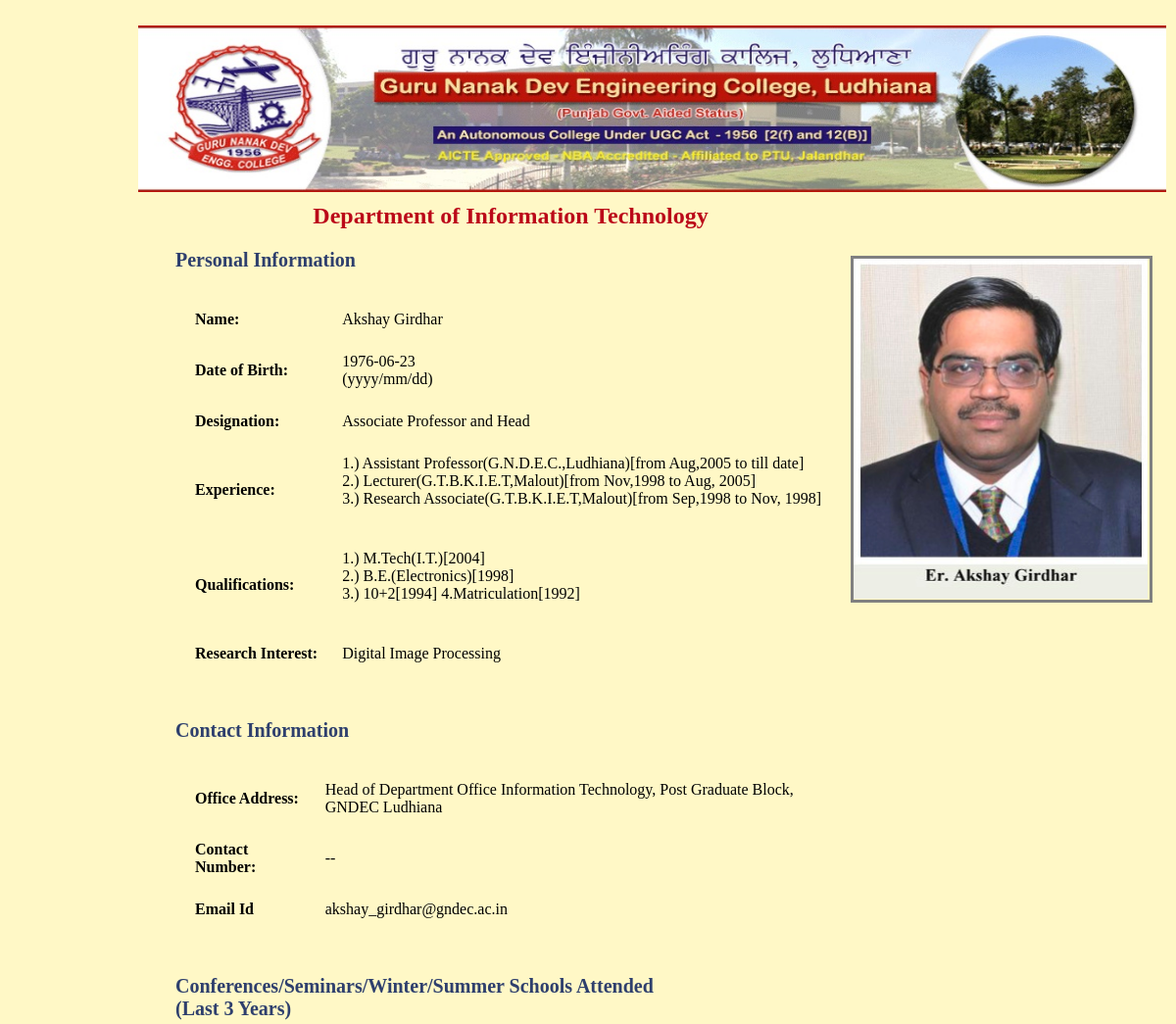
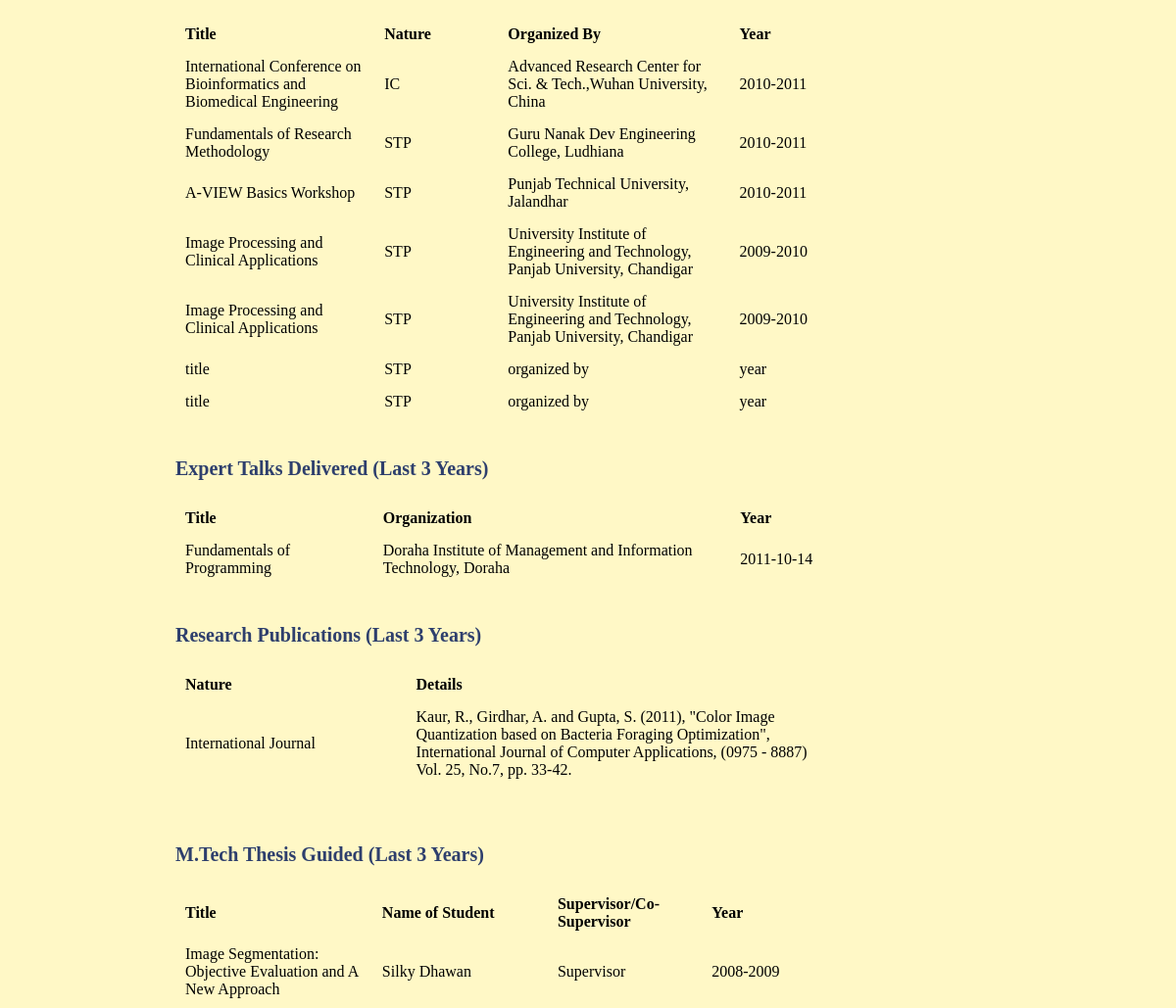
The page /AkshayGirdhar.php on the database its author committed (2 pictures, top to bottom).
### tables this page shows
CREATE TABLE `profile` (
  `id` int(4) NOT NULL auto_increment,
  `username` varchar(80) NOT NULL,
  `password` varchar(10) NOT NULL,
  `name` varchar(50) NOT NULL,
  `dob` date NOT NULL,
  `designation` varchar(50) NOT NULL,
  `experience` varchar(500) NOT NULL,
  `qualification` varchar(500) NOT NULL,
  `research_interest` varchar(500) NOT NULL,
  `office_address` varchar(500) NOT NULL,
  `contact_no` varchar(50) NOT NULL,
  `e_id` varchar(50) NOT NULL,
  `conference` varchar(9999) NOT NULL,
  `expert_talk` varchar(9999) NOT NULL,
  `publication` varchar(9999) NOT NULL,
  `thesis_guided` varchar(9999) NOT NULL,
  PRIMARY KEY  (`id`),
  UNIQUE KEY `username` (`username`),
  UNIQUE KEY `username_2` (`username`),
  KEY `id` (`id`)
);

CREATE TABLE `conference` (
  `username` varchar(80) NOT NULL,
  `title` varchar(80) NOT NULL,
  `nature` varchar(10) NOT NULL,
  `organized_by` varchar(80) NOT NULL,
  `year` varchar(15) NOT NULL
);

CREATE TABLE `expert_talk` (
  `username` varchar(80) NOT NULL,
  `title` varchar(200) NOT NULL,
  `organization` varchar(200) NOT NULL,
  `year` date NOT NULL
);

CREATE TABLE `research` (
  `username` varchar(80) NOT NULL,
  `nature` varchar(200) NOT NULL,
  `details` varchar(500) NOT NULL
);

CREATE TABLE `thesis_guided` (
  `username` varchar(80) NOT NULL,
  `title` varchar(200) NOT NULL,
  `name` varchar(80) NOT NULL,
  `supervisor` varchar(80) NOT NULL,
  `year` varchar(20) NOT NULL
);

### AkshayGirdhar.php (the view, shortened to what this page needs)
<!DOCTYPE html PUBLIC "-//W3C//DTD XHTML 1.0 Transitional//EN" "http://www.w3.org/TR/xhtml1/DTD/xhtml1-transitional.dtd">
<html xmlns="http://www.w3.org/1999/xhtml">
<head>
<link href="style.css" rel="stylesheet" type="text/css" />
</head>
<body bgcolor="fff8c6">
<div id="area">
  <div id="college"  	style="width:100%;margin-left:-20px;>
   <a href="index.php"><img src="images/gne.jpg" width="100%" height="170" /></a></div>
  <div id="photo"><img src="images/1.jpg" width="300" height="347" /> </div>
  <div class="style1" id="info">
    <div align="center" class="style8">Department of Information Technology</div>
    <p align="left" class="style2"><a name="PI">Personal Information</a></p>
    <table cellspacing="15" cellpadding="5">
      <tbody>
        <tr>
          <td><span class="style5"><strong>Name:</strong></span></td>
          <td><span class="style5">
            <?php
$mysqli=new mysqli("localhost","root","1397","faculty");
$sql="SELECT * FROM profile where id='1'";
if($result=$mysqli->query($sql))
{
if($result-> num_rows>0)
{
while($row=$result->fetch_array())
{
echo $row[3]. "<br>";
}
}
else
{
echo"no records matching";
}
}
else
{
echo"ERROR:could not execute $sql.".$mysqli->error;
}
?>
          </span></td>
        </tr>
        <tr>
          <td><span class="style5"><strong>Date of Birth:</strong></span></td>
          <td><span class="style5">
            <?php
$mysqli=new mysqli("localhost","root","1397","faculty");
$sql="SELECT * FROM profile where id='1'";
if($result=$mysqli->query($sql))
{
if($result-> num_rows>0)
{
while($row=$result->fetch_array())
{
echo $row[4]. "<br>";
}
}
else
{
echo"no records matching";
}
}
else
{
echo"ERROR:could not execute $sql.".$mysqli->error;
}
?>
(yyyy/mm/dd)          </span></td>
        </tr>
        <tr>
          <td><span class="style5"><strong>Designation:</strong></span></td>
          <td><span class="style5">
            <?php
$mysqli=new mysqli("localhost","root","1397","faculty");
$sql="SELECT * FROM profile where id='1'";
if($result=$mysqli->query($sql))
{
if($result-> num_rows>0)
{
while($row=$result->fetch_array())
{
echo $row[5]. "<br>";
}
}
else
{
echo"no records matching";
}
}
else
{
echo"ERROR:could not execute $sql.".$mysqli->error;
}
?>
          </span></td>
        </tr>
        <tr>
          <td><span class="style5"><strong>Experience:</strong></span></td>
          <td><span class="style5">
            <?php
$mysqli=new mysqli("localhost","root","1397","faculty");
$sql="SELECT * FROM profile where id='1'";
if($result=$mysqli->query($sql))
{
if($result-> num_rows>0)
{
while($row=$result->fetch_array())
{
echo $row[6]. "<br>";
}
}
else
{
echo"no records matching";
}
}
else
{
echo"ERROR:could not execute $sql.".$mysqli->error;
}
?>
            <br />
          </span></td>
        </tr>
        <tr>
          <td><span class="style5"><strong>Qualifications:</strong></span></td>
          <td><span class="style5">
            <?php
$mysqli=new mysqli("localhost","root","1397","faculty");
$sql="SELECT * FROM profile where id='1'";
if($result=$mysqli->query($sql))
{
if($result-> num_rows>0)
{
while($row=$result->fetch_array())
{
echo $row[7]. "<br>";
}
}
else
{
echo"no records matching";
}
}
else
{
echo"ERROR:could not execute $sql.".$mysqli->error;
}
?>
            <br />
          </span></td>
        </tr>
        <tr>
          <td><span class="style5"><strong>Research Interest:</strong></span></td>
          <td><span class="style5">
            <?php
$mysqli=new mysqli("localhost","root","1397","faculty");
$sql="SELECT * FROM profile where id='1'";
if($result=$mysqli->query($sql))
{
if($result-> num_rows>0)
{
while($row=$result->fetch_array())
{
echo $row[8]. "<br>";
}
}
else
{
echo"no records matching";
}
}
else
{
echo"ERROR:could not execute $sql.".$mysqli->error;
}
?>
          </span></td>
        </tr>
      </tbody>
    </table><br />
    <p align="left" class="style2"><a name="CI">Contact Information</a></p>
    <table cellspacing="15" cellpadding="5">
      <tbody>
        <tr>
          <td><span class="style10">Office Address:</span></td>
          <td><span class="style5">
            <?php
$mysqli=new mysqli("localhost","root","1397","faculty");
$sql="SELECT * FROM profile where id='1'";
if($result=$mysqli->query($sql))
{
if($result-> num_rows>0)
{
while($row=$result->fetch_array())
{
echo $row[9]. "<br>";
}
}
else
{
echo"no records matching";
}
}
else
{
echo"ERROR:could not execute $sql.".$mysqli->error;
}
?>
          </span></td>
        </tr>
        <tr>
          <td><span class="style5"><strong>Contact Number:</strong></span></td>
          <td><span class="style5">
            <?php
$mysqli=new mysqli("localhost","root","1397","faculty");
$sql="SELECT * FROM profile where id='1'";
if($result=$mysqli->query($sql))
{
if($result-> num_rows>0)
{
while($row=$result->fetch_array())
{
echo $row[10]. "<br>";
}
}
else
{
echo"no records matching";
}
}
else
{
echo"ERROR:could not execute $sql.".$mysqli->error;
}
?>
          </span></td>
        </tr>
        <tr>
          <td><span class="style5"><strong>Email Id</strong></span></td>
          <td><span class="style5">
            <?php
$mysqli=new mysqli("localhost","root","1397","faculty");
$sql="SELECT * FROM profile where id='1'";
if($result=$mysqli->query($sql))
{
if($result-> num_rows>0)
{
while($row=$result->fetch_array())
{
echo $row[11]. "<br>";
}
}
else
{
echo"no records matching";
}
}
else
{
echo"ERROR:could not execute $sql.".$mysqli->error;
}
?>
          </span></td>
        </tr>
      </tbody>
    </table><br />
    <p align="left" class="style2"><a name="CSWS">Conferences/Seminars/Winter/Summer Schools Attended<br />(Last 3 Years)</a></p>
     <table cellspacing="5" cellpadding="5" width="667">
       <tr>
<th align="left">Title</th>
<th align="left">Nature</th>
<th align="left">Organized By</th>
<th align="left">Year</th>
</tr>
<?php
$mysqli=new mysqli("localhost","root","1397","faculty");
$sql="SELECT * FROM profile where id='1'";
if($result=$mysqli->query($sql))
{
if($result-> num_rows>0)
{
while($row=$result->fetch_array())
{
$username= $row[1];
}
}
else
{
echo"no records matching";
}
}
else
{
echo"ERROR:could not execute $sql.".$mysqli->error;
}
$sql = "SELECT * from conference WHERE username = '$username' " ;
if($result=$mysqli->query($sql))
{
	if($result-> num_rows>0)
{
while($row=$result->fetch_array())
{
	echo '<tr><td width="170"> '.$row[1].' </td><td width="100"> '.$row[2].'</td><td width="200"> '.$row[3].' </td><td width="73"> '.$row[4].' </td></tr>';
		}
}
else
{
echo"no records matching";
}
}
else
{
echo"ERROR:could not execute $sql.".$mysqli->error;
}
?>
</table>
<br />
    <p align="left" class="style2"><a name="ET">Expert Talks Delivered (Last 3 Years)</a></p>
    <span class="style5">
    <table cellspacing="5" cellpadding="5" width="667">
       <tr>
<th align="left">Title</th>
<th align="left">Organization</th>
<th align="left">Year</th>
</tr>
<?php
$mysqli=new mysqli("localhost","root","1397","faculty");
$sql="SELECT * FROM profile where id='1'";
if($result=$mysqli->query($sql))
{
if($result-> num_rows>0)
{
while($row=$result->fetch_array())
{
$username= $row[1];
}
}
else
{
echo"no records matching";
}
}
else
{
echo"ERROR:could not execute $sql.".$mysqli->error;
}
$sql = "SELECT * from expert_talk WHERE username = '$username' " ;
if($result=$mysqli->query($sql))
{
	if($result-> num_rows>0)
{
while($row=$result->fetch_array())
{
	echo '<tr><td width="170"> '.$row[1].' </td><td width="319"> '.$row[2].'</td><td width="73"> '.$row[3].' </td></tr>';
		}
}
else
{
echo"no records matching";
}
}
else
{
echo"ERROR:could not execute $sql.".$mysqli->error;
}
?>
</table>
</span><br />
    <p align="left" class="style2"><a name="RP">Research Publications (Last 3 Years)</a></p>
    <span class="style5">
        <table cellspacing="5" cellpadding="5" width="667">
       <tr>
<th align="left">Nature</th>
<th align="left">Details</th>
</tr>
<?php
$mysqli=new mysqli("localhost","root","1397","faculty");
$sql = "SELECT * from research WHERE username = '$username'";
if($result=$mysqli->query($sql))
{
	if($result-> num_rows>0)
{
while($row=$result->fetch_array())
{
	echo '<tr><td width="170"> '.$row[1].' </td><td width="319"> '.$row[2].'</td></tr>';
		}
}
else
{
echo"no records matching";
}
}
else
{
echo"ERROR:could not execute $sql.".$mysqli->error;
}
?>
</table>
    </span><br />
    <br />
    <p align="left" class="style2"><a name="TG">M.Tech Thesis Guided (Last 3 Years)</a></p>
    <p align="left" class="style2"><span class="style5">
      <table cellspacing="5" cellpadding="5" width="667">
       <tr>
<th align="left">Title</th>
<th align="left">Name of Student</th>
<th align="left">Supervisor/Co-Supervisor</th>
<th align="left">Year</th>
</tr>
<?php
$mysqli=new mysqli("localhost","root","1397","faculty");
$sql = "SELECT * from  thesis_guided WHERE username = '$username'";
if($result=$mysqli->query($sql))
{
	if($result-> num_rows>0)
{
while($row=$result->fetch_array())
{
	echo '<tr><td width="170"> '.$row[1].' </td><td width="150"> '.$row[2].'</td><td width="130"> '.$row[3].'</td><td width="100"> '.$row[4].'</td></tr>';
		}
}
else
{
echo"no records matching";
}
}
else
{
echo"ERROR:could not execute $sql.".$mysqli->error;
}
?>

### style.css (style rules this page uses)
#college { height:148px; width:900px; position:absolute; top:6px; left: 0px; }
#photo { width:302px; height:348px; position:absolute; left: 707px; top: 241px; border:3px solid gray; }

### AkshayGirdhar.php (style rules this page uses)
#area { width:1049px; height:736px; position:absolute; left: 161px; top: 20px; border:2px; border:#333333; }
#info { width:684px; height:539px; position:absolute; left: 18px; top: 187px; }
.style1 { font-size: 16px }
.style2 { font-size: 20px; color: #2E3F6D; font-weight: bold; }
.style5 { font-size: 16px; }
.style8 { color: #BB0919; font-weight: bold; font-size: 24px; }
.style10 { font-size: 16px; font-weight: bold; }

### rows shown on the page
profile: name "Akshay Girdhar", dob "1976-06-23", designation "Associate Professor and Head", experience "1.) Assistant Professor(G.N.D.E.C.,Ludhiana)[from Aug,2005 to till date] 2.) Lecturer(G.T.B.K.I.E.T,Malout)[from Nov,1998 to Aug, 2005] 3.) Research Associate(G.T.B.K.I.E.T,Malout)[from Sep,1998 to Nov, 1998]", qualification "1.) M.Tech(I.T.)[2004] 2.) B.E.(Electronics)[1998] 3.) 10+2[1994] 4.Matriculation[1992]", research_interest "Digital Image Processing", office_address "Head of Department Office Information Technology, Post Graduate Block, GNDEC Ludhiana", contact_no "--", e "akshay_girdhar@gndec.ac.in"
conference: title "International Conference on Bioinformatics and Biomedical Engineering", nature "IC", organized_by "Advanced Research Center for Sci. & Tech.,Wuhan University, China", year "2010-2011"
conference: title "Fundamentals of Research Methodology", nature "STP", organized_by "Guru Nanak Dev Engineering College, Ludhiana", year "2010-2011"
conference: title "A-VIEW Basics Workshop", nature "STP", organized_by "Punjab Technical University, Jalandhar", year "2010-2011"
conference: title "Image Processing and Clinical Applications", nature "STP", organized_by "University Institute of Engineering and Technology, Panjab University, Chandigar", year "2009-2010"
conference: title "Image Processing and Clinical Applications", nature "STP", organized_by "University Institute of Engineering and Technology, Panjab University, Chandigar", year "2009-2010"
conference: title "title", nature "STP", organized_by "organized by", year "year"
conference: title "title", nature "STP", organized_by "organized by", year "year"
expert_talk: title "Fundamentals of Programming", organization "Doraha Institute of Management and Information Technology, Doraha", year "2011-10-14"
research: nature "International Journal", details "Kaur, R., Girdhar, A. and Gupta, S. (2011), \"Color Image Quantization based on Bacteria Foraging Optimization\", International Journal of Computer Applications, (0975 - 8887) Vol. 25, No.7, pp. 33-42."
thesis_guided: title "Image Segmentation: Objective Evaluation and A New Approach", name "Silky Dhawan", supervisor "Supervisor", year "2008-2009"
